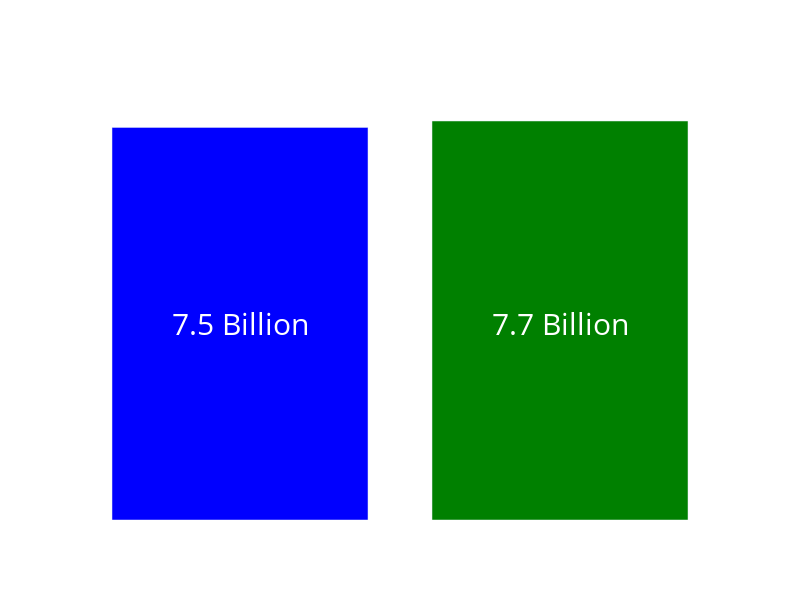

Notebook cell for this chart:
### Code cell
# Data
population = population_2017["Population"].sum()
capacity = humain_pouvant_nourris_vegetaux
population_percent = 100
capacity_percent = capacity / population * 100

# Create a bar chart using Plotly
fig = go.Figure(
    data=[
        go.Bar(
            name="Population",
            x=["Population"],
            y=[population],
            marker_color="blue",
            text=[f"{population_percent:.0f}%"],
            textposition="outside",
        ),
        go.Bar(
            name="Capacity",
            x=["Capacity"],
            y=[capacity],
            marker_color="green",
            text=[f"{capacity_percent:.0f}%"],
            textposition="outside",
        ),
    ]
)

# Update the layout
fig.update_layout(
    title="Population vs Feeding Capacity by Vegetal Products",
    yaxis_title="Population",
    barmode="group",
    showlegend=False,
    width=800,
    height=600,
    paper_bgcolor="rgba(0,0,0,0)",  # make the paper background transparent
    plot_bgcolor="rgba(0,0,0,0)",  # make the plot background transparent
    font=dict(color="white", size=14),
)

# Add annotations one by one
fig.add_annotation(
    x="Population",
    y=population / 2,
    text=f"{population/1_000_000_000:.1f} Billion",
    showarrow=False,
    font=dict(color="white", size=30),
)

fig.add_annotation(
    x="Capacity",
    y=population / 2,
    text=f"{capacity/1_000_000_000:.1f} Billion",
    showarrow=False,
    font=dict(color="white", size=30),
)

# Show the figure
fig.show()
fig.write_image("src/main/extracted_data/3.svg")

### Figure 1 — Plotly figure (JSON) as saved in the notebook; plotly's stock layout.template omitted (floating-point values rounded to 4 significant figures)
{"data": [{"marker": {"color": "blue"}, "name": "Population", "text": ["100%"], "textposition": "outside", "type": "bar", "x": ["Population"], "y": [7548134111]}, {"marker": {"color": "green"}, "name": "Capacity", "text": ["102%"], "textposition": "outside", "type": "bar", "x": ["Capacity"], "y": [7671000000.0]}], "layout": {"annotations": [{"font": {"color": "white", "size": 30}, "showarrow": false, "text": "7.5 Billion", "x": "Population", "y": 3774000000.0}, {"font": {"color": "white", "size": 30}, "showarrow": false, "text": "7.7 Billion", "x": "Capacity", "y": 3774000000.0}], "barmode": "group", "font": {"color": "white", "size": 14}, "height": 600, "paper_bgcolor": "rgba(0,0,0,0)", "plot_bgcolor": "rgba(0,0,0,0)", "showlegend": false, "title": {"text": "Population vs Feeding Capacity by Vegetal Products"}, "width": 800, "yaxis": {"title": {"text": "Population"}}}}
